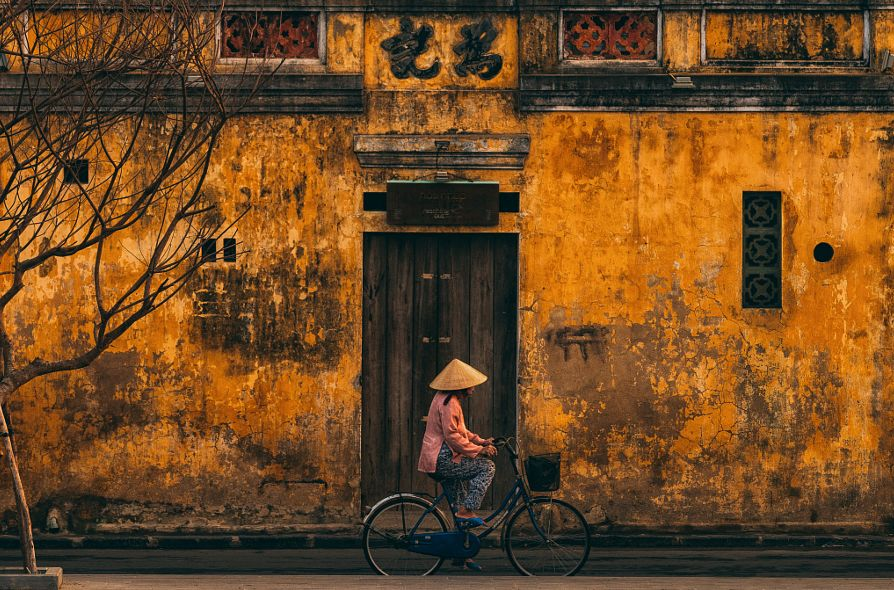
#> input picture AWB/images/test.jpg, 894 x 590 px, found by its file name
$ jupyter execute AWB.ipynb
#> lines starting #> are read from the running program, lines starting #| are printed output that depends on the picture
### GW灰度世界白平衡算法

灰度世界算法（Gray World)是以灰度世界假设为基础的,该假设认为对于一幅有着大量色彩变化的图像, R、 G、 B 三个分量的平均值趋于同一个灰度K。
$$Rgain = k / Ravg $$
$$Ggain = k / Gavg $$
$$Bgain = k / Bavg $$
然后通过k值来求各个通达的增益。
1. 直接给定为固定值, 取其各通道最大值的一半,即取为127或128；
2. 令 K = (Raver+Gaver+Baver)/3,其中Raver,Gaver,Baver分别表示红、 绿、 蓝三个通道的平均值。
算法的第二步是分别计算各通道的增益：
$$k =  (Bavg + Gavg + Ravg)/3$$
3. 设定G通道不变，让R和B通道往G通道上靠，即：
$$Rgain = Rave / Gave$$
$$Bgain = Bave / Gave$$
新的像素的绿色通道不变，红色和蓝色通道通过绿色通道来求

[cell 1]
# _*_ coding: UTF-8 _*_
# path:

"""
作者：朱文涛
邮箱：wtzhu_13@163.com

时间：2019/05
描述：灰度世界法实现白平衡
"""
import cv2 as cv
import numpy as np

src = cv.imread('test.jpg')
#> src is the input picture: shape (590, 894, 3); mean B, G, R 34.1, 73.6, 112.8

# 求出各个颜色分量的平均值
b_avg = np.mean(src[:, :, 0])
#> b_avg = 34.13
g_avg = np.mean(src[:, :, 1])
#> g_avg = 73.61
r_avg = np.mean(src[:, :, 2])
#> r_avg = 112.8
# 求出灰度世界的灰度值
k = (b_avg + g_avg + r_avg)/3
#> k = 73.51
# 求出各个颜色分量的增益
b_gain = k / b_avg
#> b_gain = 2.15
g_gain = k / g_avg
#> g_gain = 0.999
r_gain = k / r_avg
#> r_gain = 0.652

# 定义一个新的矩阵存放变换后的图像
src1 = np.zeros(src.shape)
src1[:, :, 0] = src[:, :, 0] * b_gain
src1[:, :, 1] = src[:, :, 1] * g_gain
src1[:, :, 2] = src[:, :, 2] * r_gain

# 计算后类型为浮点数，需要类型转换
src1 = src1.astype(np.uint8)

# 拼接两张图片，便于观察
img = np.hstack([src, src1])
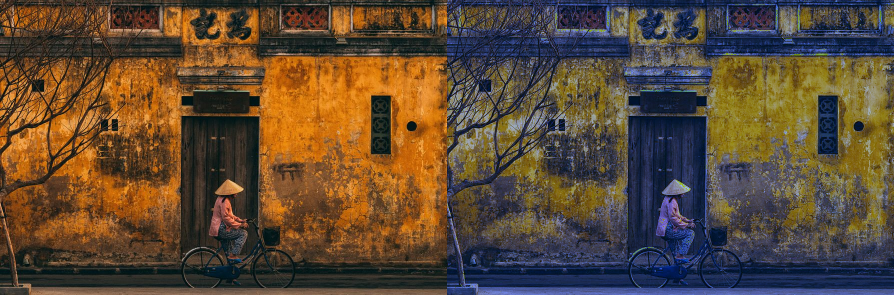
#> img: shape (590, 1788, 3) (shown at 1/2 size); mean B, G, R 53, 73.1, 92.9
cv.namedWindow('input_image', cv.WINDOW_AUTOSIZE)
cv.imshow('input_image', img)
cv.waitKey(0)
cv.destroyAllWindows()

### PR完全反射白平衡算法
图像中最亮的点为白点，那么各个通道的最大值应该趋近白色，可是设定一个K值，如255,那么图像中最两点的值应该趋于255，这样就可以计算出各通道的增益：
$$Rgain = k / Rmax $$
$$Ggain = k / Gmax $$
$$Bgain = k / Bmax $$

[cell 2]
# _*_ coding: UTF-8 _*_
# path:

"""
作者：朱文涛
邮箱：wtzhu_13@163.com

时间：2019/05
描述：全反射实现白平衡
"""
import cv2 as cv
import numpy as np

src = cv.imread('test.jpg')

# 求出各个颜色分量的增益
b_gain = 255 / np.max(src[:, :, 0])
#> b_gain = 1.29
g_gain = 255 / np.max(src[:, :, 1])
#> g_gain = 1.19
r_gain = 255 / np.max(src[:, :, 2])
#> r_gain = 1

# 定义一个新的矩阵存放变换后的图像
src1 = np.zeros(src.shape)
src1[:, :, 0] = src[:, :, 0] * b_gain
src1[:, :, 1] = src[:, :, 1] * g_gain
src1[:, :, 2] = src[:, :, 2] * r_gain

# 计算后类型为浮点数，需要类型转换
src1 = src1.astype(np.uint8)

# 拼接两张图片，便于观察
img = np.hstack([src, src1])
cv.namedWindow('input_image', cv.WINDOW_AUTOSIZE)
cv.imshow('input_image', img)
cv.waitKey(0)
cv.destroyAllWindows()

### QCGP白平衡算法

通过GW和PR两种算法的正交组合，从而保留两者的优点，具体的算法公式如下：
$$ Kave = (Rave + Gave + Bave) / 3 $$
$$ Kmax = (Rmax + Gmax + Bmax) / 3$$
$$ u * Rave^2 + v * Rave = Kave $$
$$ u * Rmax^2 + v* Rmax = Kmax $$
这是R通道的算法公式，求出u和v然后通过以下公式换算出新的值：
$$Rnew = u * Rorg ^ 2 + v * Rorg$$

[cell 3]
# _*_ coding: UTF-8 _*_
# path:

"""
作者：朱文涛
邮箱：wtzhu_13@163.com

时间：2020/04
描述：GW和PR正交组合算法白平衡QCGP
"""

import cv2 as cv
import numpy as np

src0 = cv.imread('..//images//NikonD5200_0001_G_AS.png')
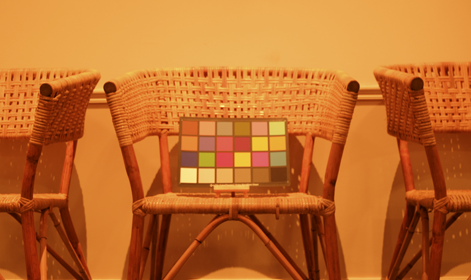
#> input picture AWB/images/NikonD5200_0001_G_AS.png, 471 x 280 px
#> src0 is the input picture: shape (280, 471, 3); mean B, G, R 43.1, 108.6, 192
src = src0.astype(np.uint16)    # 调整一下数据类型，防止算术运算溢出
#> src: shape (280, 471, 3) uint16

# 求出各个颜色分量的平均值
b_ave = np.mean(src[:, :, 0])
#> b_ave = 43.09
g_ave = np.mean(src[:, :, 1])
#> g_ave = 108.6
r_ave = np.mean(src[:, :, 2])
#> r_ave = 192

# 各个颜色分量的最大值
b_max = np.max(src[:, :, 0])
#> b_max = 155
g_max = np.max(src[:, :, 1])
#> g_max = 243
r_max = np.max(src[:, :, 2])
#> r_max = 254

# 根据QCGP公式求出系数
k_ave = (b_ave + g_ave + r_ave)/3
#> k_ave = 114.6
k_max = (b_max + g_max + r_max)/3
#> k_max = 217.3
k_matrix = np.mat([[k_ave], [k_max]])
#> k_matrix = [[114.6], [217.3]]

# 通过矩阵求出B通道的转换矩阵，并计算出新图的B通道
b_coefficient_matrix = np.mat([[b_ave * b_ave, b_ave],
                               [b_max * b_max, b_max]])
#> b_coefficient_matrix = [[1856.5, 43.09], [24025, 155]]
b_conversion_matrix = b_coefficient_matrix.I * k_matrix
#> b_conversion_matrix = [[-0.0112], [3.14]]

b = (src[:, :, 0]).transpose()
bb = (src[:, :, 0] * src[:, :, 0]).transpose()
b = np.stack((bb, b), axis=0).transpose()
b_des = np.dot(b, np.array(b_conversion_matrix))
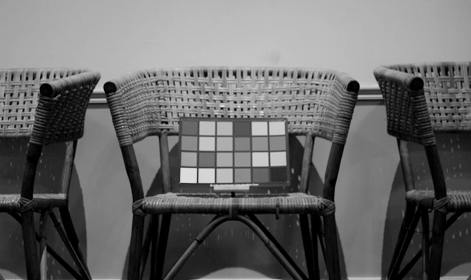
#> b_des: shape (280, 471, 1) float64; min 0, max 219.9, mean 104.6
b_des = b_des.astype(np.uint8).reshape([280, 471])
#> b_des: shape (280, 471)

# 通过矩阵求出G通道的转换矩阵，并计算出新图的G通道
g_coefficient_matrix = np.mat([[g_ave * g_ave, g_ave],
                               [g_max * g_max, g_max]])
#> g_coefficient_matrix = [[11797.9, 108.6], [59049, 243]]
g_conversion_matrix = g_coefficient_matrix.I * k_matrix
#> g_conversion_matrix = [[-0.00119], [1.18]]

g = (src[:, :, 1]).transpose()
gg = (src[:, :, 1] * src[:, :, 1]).transpose()
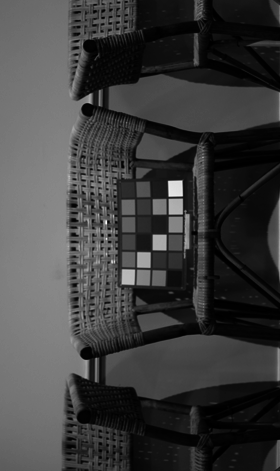
#> gg: shape (471, 280) uint16; min 9, max 59049, mean 14433.1; drawn with min black and max white
g = np.stack((gg, g), axis=0).transpose()
g_des = np.dot(g, np.array(g_conversion_matrix))
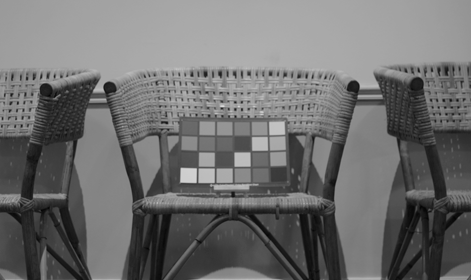
#> g_des: shape (280, 471, 1) float64; min 3.54, max 217.3, mean 111.4
g_des = g_des.astype(np.uint8).reshape([280, 471])
#> g_des: shape (280, 471)

# 通过矩阵求出R通道的转换矩阵，并计算出新图的R通道
r_coefficient_matrix = np.mat([[r_ave * r_ave, r_ave],
                               [r_max * r_max, r_max]])
#> r_coefficient_matrix = [[36874.1, 192], [64516, 254]]
r_conversion_matrix = r_coefficient_matrix.I * k_matrix
#> r_conversion_matrix = [[0.00418], [-0.206]]

r = (src[:, :, 2]).transpose()
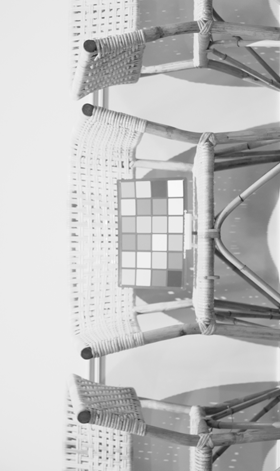
#> r: shape (471, 280) uint16; min 26, max 254, mean 192
rr = (src[:, :, 2] * src[:, :, 2]).transpose()
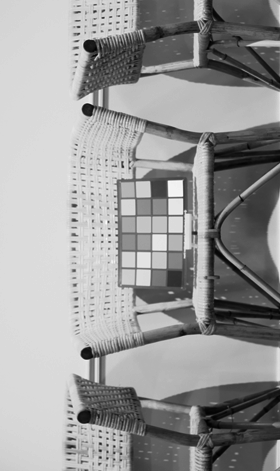
#> rr: shape (471, 280) uint16; min 676, max 64516, mean 39112.1; drawn with min black and max white
r = np.stack((rr, r), axis=0).transpose()
r_des = np.dot(r, np.array(r_conversion_matrix))
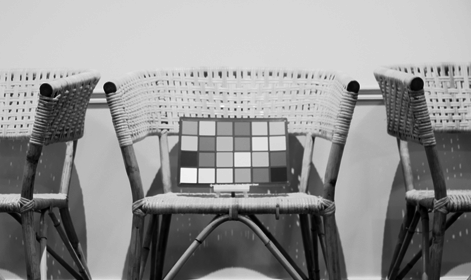
#> r_des: shape (280, 471, 1) float64; min -2.52, max 217.3, mean 123.9; drawn with min black and max white
r_des = r_des.astype(np.uint8).reshape([280, 471])
#> r_des: shape (280, 471)

# 用一个新的矩阵接受新的图片，注意数据类型要和原图一致
src1 = np.zeros(src.shape).astype(np.uint8)
src1[:, :, 0] = b_des
#> src1: shape (280, 471, 3)
src1[:, :, 1] = g_des
src1[:, :, 2] = r_des
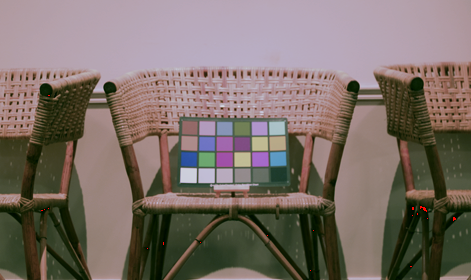
#> src1: shape (280, 471, 3); mean of channels 0, 1, 2 104.1, 110.9, 123.6; drawn as B, G, R

# 显示图片
img = np.hstack([src0, src1])
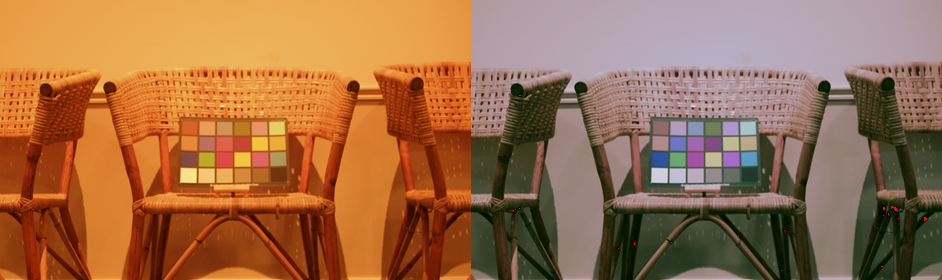
#> img: shape (280, 942, 3); mean B, G, R 73.6, 109.8, 157.8
cv.namedWindow("AWB", cv.WINDOW_AUTOSIZE)
cv.imshow("AWB", img)
cv.waitKey(0)
cv.destroyAllWindows()
